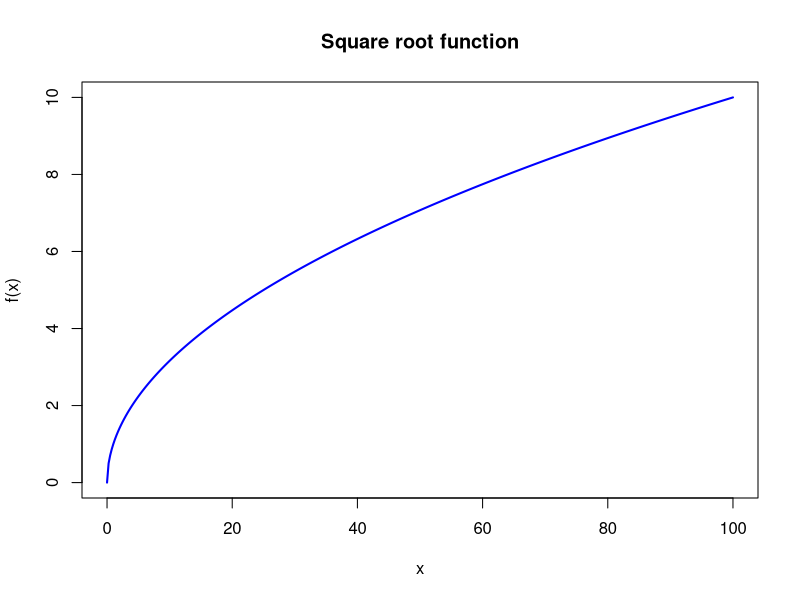

Recreate this plot in R.
# Code challenge
# Module 5: Data Visualisation in R
# Line chart

# Solution:

# We would like to create a simple line chart showing how f(x) is depended of x in a square root function.

# Use R to execute the steps given below:
# 1) Generate vector "x" as a sequence between 0 and 100 with a step size 0.25 (hint use seq() function).
x <- seq(from = 0, to = 100, by = .25)

# 2) Calculate vector "y" as a square root of "x" (hint: use function sqrt())
y <- sqrt(x)

# 3) Now plot the square root function as a line chart. Inside plot() consider the following:
#   - on x axis use "x" vector
#   - on y axis use "y" vector
#   - use line not points for drawing
#   - line width should be 2
#   - line color should be "blue"
#   - on x axis label write "x"
#   - on y axis label write "f(x)"
#   - for the title of the plot write "Square root function"
plot(x = x, 
     y = y, 
     type = "l", 
     lwd = 2, 
     col = "blue", 
     xlab = "x", 
     ylab = "f(x)", 
     main = "Square root function")

